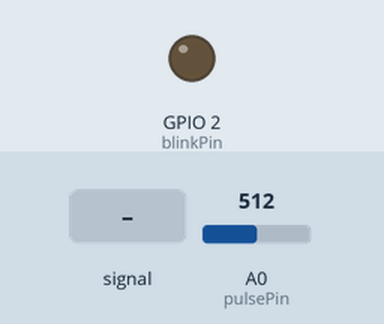
This sketch was run on a simulated ESP8266 (NodeMCU). On the bench: output pins drawn as LEDs (lit = HIGH). Inputs (shaded band) come from the test bench; at power-on: A0 (pulsePin) = 512. WiFi joins after 1.5 s; servers stay silent unless stated; uploads are accepted with an empty reply; what the sketch prints to the serial monitor is not drawn.

Above: at 4.7 s.
4.8 s: A0 (pulsePin) fed a 200 Hz sine of ±81 counts around its level
At 5.3 s:
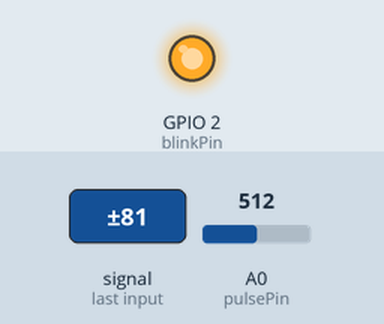
7.8 s: A0 (pulsePin) set to 540
At 8.5 s:
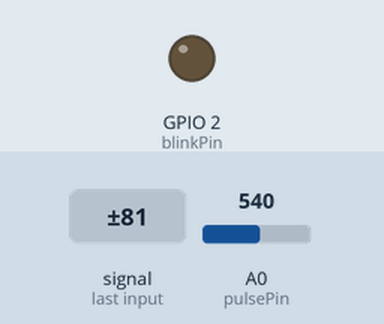
9.3 s: A0 (pulsePin) set to 525
At 10.48 s:
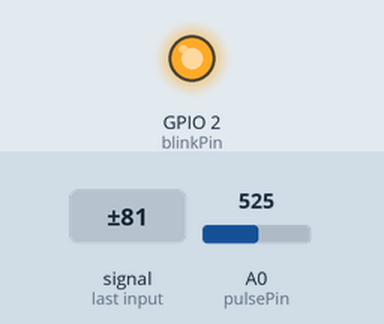
12.1 s: A0 (pulsePin) set to 507
15.1 s: A0 (pulsePin) set to 570
At 15.5 s:
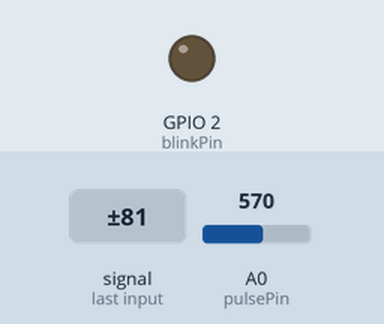
Timing chart, 0 to 17.6 s (numbered marks = the images above; inputs shaded):
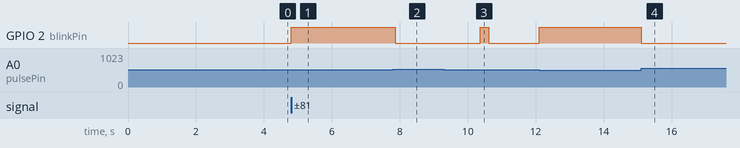

The sketch:

HeartRateMonitor.ino
```cpp
#include <Ticker.h>
#include <ESP8266WiFi.h>

#define pulsePin A0   //Analog input pin Number on ESP8266
#define blinkPin 2    //Led On Chip

////////////////
///LOOP VARIABLES
////////////////
volatile int BPM;                   // int that holds raw Analog in 0. updated every 2mS
volatile int Signal;                // holds the incoming raw data
volatile int IBI = 600;             // int that holds the time interval between beats! Must be seeded!
volatile boolean Pulse = false;     // "True" when User's live heartbeat is detected. "False" when not a "live beat".
volatile boolean QS = false;        // becomes true when Arduoino finds a beat.


//////////////////////
//INTERRRUPTS VARIABLE
//////////////////////
Ticker flipper;
volatile int rate[10];                        // array to hold last ten IBI values
volatile unsigned long sampleCounter = 0;     // used to determine pulse timing
volatile unsigned long lastBeatTime = 0;      // used to find IBI
volatile unsigned long current;
volatile int P = 512;                         // used to find peak in pulse wave, seeded
volatile int T = 512;                         // used to find trough in pulse wave, seeded
volatile int thresh = 560;                    // used to find instant moment of heart beat, seeded 530du
volatile int amp = 0;                         // used to hold amplitude of pulse waveform, seeded
volatile boolean firstBeat = true;            // used to seed rate array so we startup with reasonable BPM
volatile boolean secondBeat = false;          // used to seed rate array so we startup with reasonable BPM
volatile unsigned long lastMillis = 0;        // used to determine pulse timing
volatile float tempSignal=0;

////////////////
//WiFi VARIABLES
////////////////
const char* ssid     = "WiFi SSID";
const char* password = "WiFi Password";
const char* host = "Web Service Hostname";
const int port = 5192;                        //Web Service Port Number
// We now create a URI for the request
String url = "POST /MyService/GetValue?BPM="; //Web Service Post request URL
volatile int msTime = 0;

WiFiClient client;


void setup() {
    pinMode(blinkPin,OUTPUT);                 // pin that will blink to your heartbeat!
    Serial.begin(115200);
    delay(10);

    Serial.println();
    Serial.println();
    Serial.print("Connecting to ");
    Serial.println(ssid);

    WiFi.begin(ssid, password);

    while (WiFi.status() != WL_CONNECTED) {
        delay(500);
        Serial.print(".");
    }

    Serial.println("");
    Serial.println("WiFi connected");
    Serial.println("IP address: ");
    Serial.println(WiFi.localIP());
    delay(2000);
    interruptSetup();                          // sets up to read Pulse Sensor signal every 2mS
    lastMillis=millis();
}


void loop() {
    if(msTime>10000)
    {
        noInterrupts();
        while (!client.connect(host, port)) {
            Serial.println("connection failed");
            delay(5000);
        }
        client.print(url + BPM +" HTTP/1.1\r\n" + "Host: " + host + "\r\n\r\n");
        Serial.println(url + BPM +" HTTP/1.1\r\n" + "Host: " + host + "\r\n\r\n");
        unsigned long timeout = millis();
        while (client.available() == 0) {
            if (millis() - timeout > 5000) {
                Serial.println(">>> Client Timeout !");
                continue;
            }
        }
        interrupts();
        msTime=0;
    }

    if (QS == true) {    // A Heartbeat Was Found
        // BPM and IBI have been Determined
        // Quantified Self "QS" true when arduino finds a heartbeat
        serialOutputWhenBeatHappens();         // A Beat Happened, Output that to serial.
        QS = false;                            // reset the Quantified Self flag for next time
    }
}


//  Decides How To OutPut BPM and IBI Data
void serialOutputWhenBeatHappens() {
    sendDataToSerial('B',BPM);                 // send heart rate with a 'B' prefix
    sendDataToSerial('Q',IBI);                 // send time between beats with a 'Q' prefix
}

void sendDataToSerial(char symbol, int data ) {
    Serial.print(symbol);
    Serial.println(data);
}

void interruptSetup() {
// Initializes Ticker to have flipper run the ISR to sample every 2mS as per original Sketch.
    flipper.attach_ms(2, ISRTr);
}

void ISRTr() {
    noInterrupts();                            // disable interrupts while we do this

    Signal = analogRead(pulsePin);             // read the Pulse Sensor
    current=millis();
    int difference = current-lastMillis;
    lastMillis=current;
    sampleCounter += difference;               // keep track of the time in mS with this variable
    msTime+=difference;
    int N = sampleCounter - lastBeatTime;      // monitor the time since the last beat to avoid noise

    //  find the peak and trough of the pulse wave
    if(Signal < thresh && N > (IBI/5)*3) {     // avoid dichrotic noise by waiting 3/5 of last IBI
        if (Signal < T) {                      // T is the trough
            T = Signal;                        // keep track of lowest point in pulse wave
        }
    }

    if(Signal > thresh && Signal > P) {        // thresh condition helps avoid noise
        P = Signal;                            // P is the peak
    }                                          // keep track of highest point in pulse wave

    //  NOW IT'S TIME TO LOOK FOR THE HEART BEAT
    // signal surges up in value every time there is a pulse
    if (N > 250) {                                   // avoid high frequency noise
        if ( (Signal > thresh) && (Pulse == false) && (N > (IBI/5)*3) ) {
            Pulse = true;                            // set the Pulse flag when we think there is a pulse
            digitalWrite(blinkPin,LOW);              // turn on pin 13 LED
            IBI = sampleCounter - lastBeatTime;      // measure time between beats in mS
            lastBeatTime = sampleCounter;            // keep track of time for next pulse

            if(secondBeat) {                         // if this is the second beat, if secondBeat == TRUE
                secondBeat = false;                  // clear secondBeat flag
                for(int i=0; i<=9; i++) {            // seed the running total to get a realisitic BPM at startup
                    rate[i] = IBI;
                }
            }

            if(firstBeat) {                          // if it's the first time we found a beat, if firstBeat == TRUE
                firstBeat = false;                   // clear firstBeat flag
                secondBeat = true;                   // set the second beat flag
                interrupts();                        // enable interrupts again
                return;                              // IBI value is unreliable so discard it
            }


            // keep a running total of the last 10 IBI values
            word runningTotal = 0;                   // clear the runningTotal variable

            for(int i=0; i<=8; i++) {                // shift data in the rate array
                rate[i] = rate[i+1];                 // and drop the oldest IBI value
                runningTotal += rate[i];             // add up the 9 oldest IBI values
            }

            rate[9] = IBI;                           // add the latest IBI to the rate array
            runningTotal += rate[9];                 // add the latest IBI to runningTotal
            runningTotal /= 10;                      // average the last 10 IBI values
            BPM = 60000/runningTotal;                // how many beats can fit into a minute? that's BPM!
            QS = true;                               // set Quantified Self flag
            // QS FLAG IS NOT CLEARED INSIDE THIS ISR
        }
    }

    if (Signal < thresh && Pulse == true) {  // when the values are going down, the beat is over

        digitalWrite(blinkPin,HIGH);           // turn off pin 13 LED
        Pulse = false;                         // reset the Pulse flag so we can do it again
        amp = P - T;                           // get amplitude of the pulse wave
        thresh = amp/2 + T;                    // set thresh at 50% of the amplitude
        P = thresh;                            // reset these for next time
        T = thresh;
    }

    if (N > 2500) {                            // if 2.5 seconds go by without a beat
        thresh = 530;                          // set thresh default
        P = 512;                               // set P default
        T = 512;                               // set T default
        lastBeatTime = sampleCounter;          // bring the lastBeatTime up to date
        firstBeat = true;                      // set these to avoid noise
        secondBeat = false;                    // when we get the heartbeat back
        BPM=0;
    }
    interrupts();                              // enable interrupts when youre done!
}
```

Measured:
- after the input at 4.8 s, GPIO 2 (blinkPin): LOW → HIGH at once
- after the input at 7.8 s, GPIO 2 (blinkPin): HIGH → LOW after 0.06 s
- after the input at 9.3 s, GPIO 2 (blinkPin): LOW → HIGH after 1.1 s, → LOW 0.25 s later
- after the input at 15.1 s, GPIO 2 (blinkPin): HIGH → LOW at once
